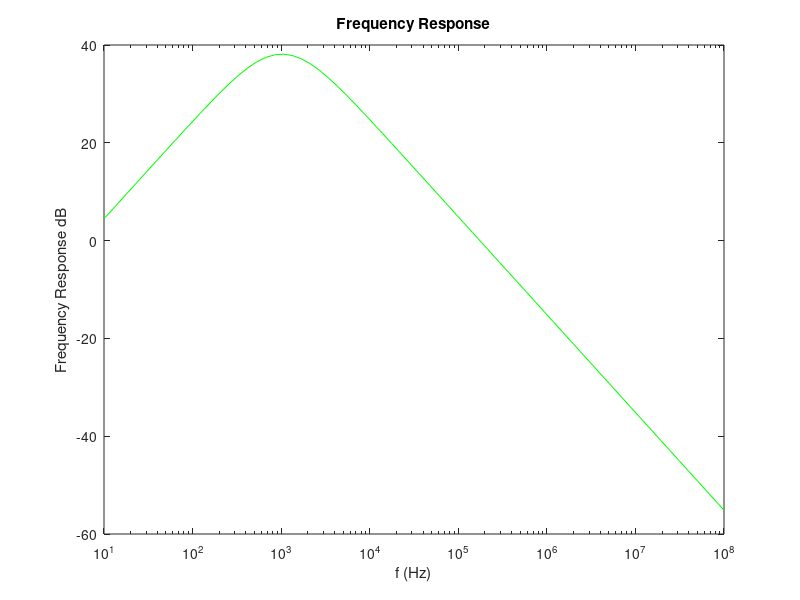
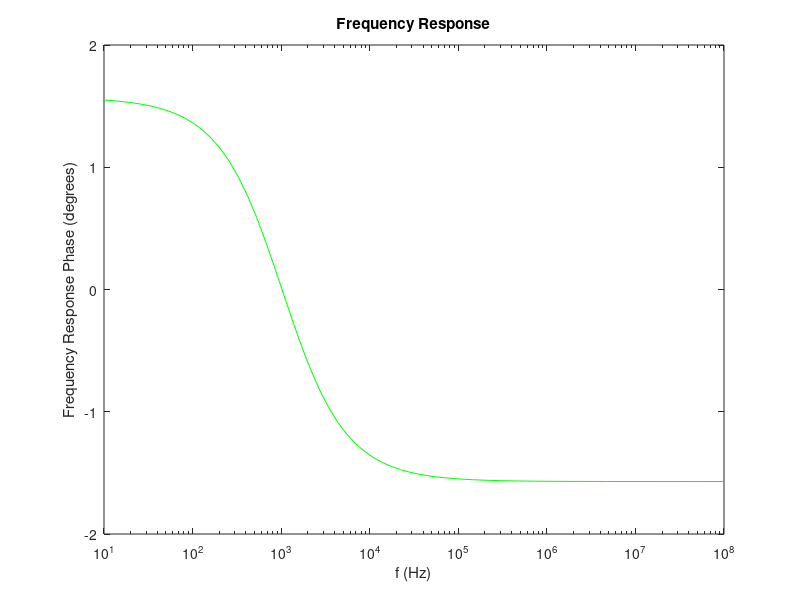

MATLAB code for these plots, in order:
%frequency response

R1=1000; 
R2=1000
R3=120000
R4=1000
C1= 220e-9
C2= 1/(1/220e-9 + 1/220e-9)

f = logspace(1, 8, 70);
s = i*2*pi*f;
Ts = ((R1.*C1.*s)./(1+R1.*C1.*s)).*(1+R3./R4).*(1./(1+R2.*C2.*s));

figure;
semilogx(f, 20*log10(abs(Ts)), 'g');
xlabel ("f (Hz)");
ylabel ("Frequency Response dB");
title ("Frequency Response")
print ("fresponse1.eps");

figure;
semilogx(f, angle(Ts), 'g');
xlabel ("f (Hz)");
ylabel ("Frequency Response Phase (degrees)");
title ("Frequency Response")
print ("fresponse2.eps");


%central frequency
fLow = 1/(R1*C1*2*pi)
fHigh = 1/(R2*C2*2*pi)

fr = sqrt(fLow*fHigh)

%gain for fr
s = i*2*pi*fr;
Tsr = ((R1*C1*s)/(1+R1*C1*s))*(1+R3/R4)*(1/(1+R2*C2*s));
gain = 20*log10(abs(Tsr))

%Impedance for fr
ZC1 = 1/(i*2*pi*fr*C1);
ZR1 = R1;
ZC2 = 1/(i*2*pi*fr*C2);
ZR2 = R2;
ZI = ZC1+ZR1
ZO = (ZC2*ZR2)/(ZC2+ZR2) 



%Table data

fid = fopen ("docImp.tex", "w");
fprintf(fid, "Central Frequency & %e \\\\ \\hline \n", fr);
fprintf(fid, "Voltage Gain dB & %e \\\\ \\hline \n", gain);
fprintf(fid, "Input Impedance & %e + %e i\\\\ \\hline \n", real(ZI), imag(ZI));
fprintf(fid, "Output Impedance & %e + %e i\\\\ \n", real(ZO), imag(ZO));
fclose (fid);

fid = fopen ("docImp2.tex", "w");
fprintf(fid, "Central Frequency & %e \\\\ \\hline \n", fr);
fprintf(fid, "Voltage Gain dB & %e \\\\ \n", gain);
fclose (fid);

fid = fopen ("docImp3.tex", "w");
fprintf(fid, "Input Impedance & %e + %e i\\\\ \\hline \n", real(ZI), imag(ZI));
fprintf(fid, "Output Impedance & %e + %e i\\\\ \n", real(ZO), imag(ZO));
fclose (fid);
